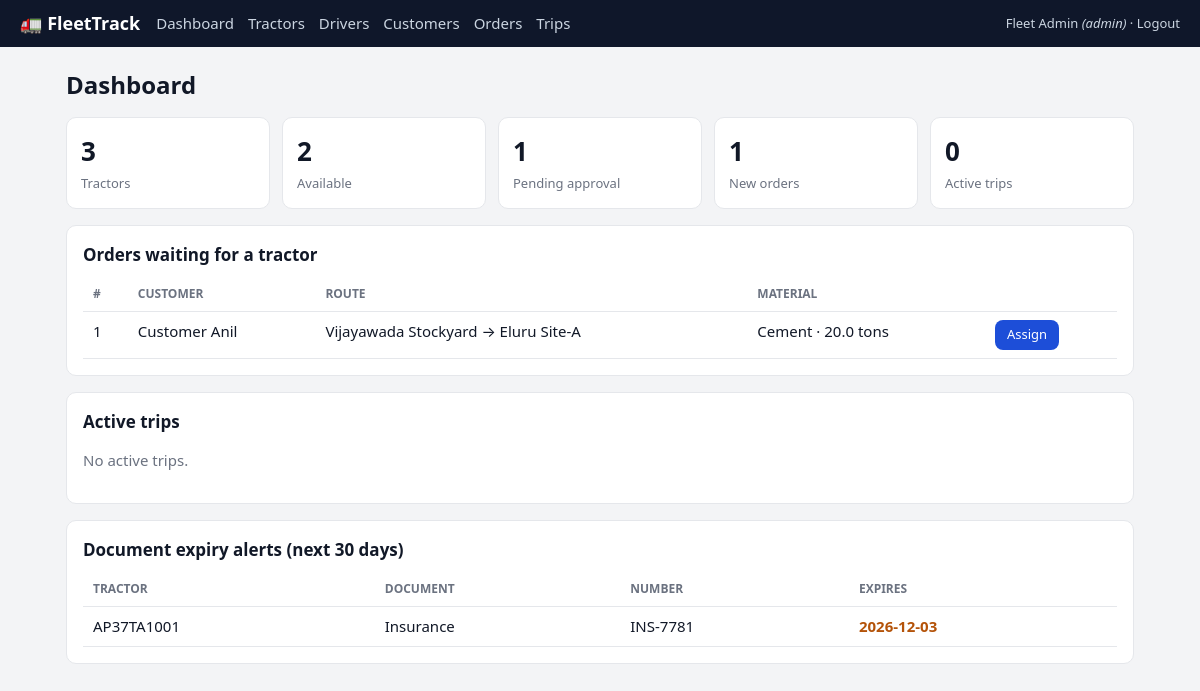
The app's page /dashboard (signed in) with its own data.
### tables this page shows
CREATE TABLE users (
  id INTEGER PRIMARY KEY AUTOINCREMENT,
  name TEXT NOT NULL,
  email TEXT NOT NULL UNIQUE,
  mobile TEXT,
  password_hash TEXT NOT NULL,
  role TEXT NOT NULL CHECK (
    role IN ('admin', 'dispatcher', 'driver', 'customer')
  ),
  active INTEGER NOT NULL DEFAULT 1,
  created_at TEXT NOT NULL DEFAULT (datetime('now'))
);

CREATE TABLE orders (
  id INTEGER PRIMARY KEY AUTOINCREMENT,
  customer_id INTEGER NOT NULL REFERENCES customers(id),
  pickup_location TEXT NOT NULL,
  pickup_lat REAL,
  pickup_lng REAL,
  drop_location TEXT NOT NULL,
  drop_lat REAL,
  drop_lng REAL,
  material TEXT NOT NULL,
  quantity REAL NOT NULL,
  unit TEXT NOT NULL DEFAULT 'tons',
  status TEXT NOT NULL DEFAULT 'New',
  created_by INTEGER REFERENCES users(id),
  created_at TEXT NOT NULL DEFAULT (datetime('now'))
);

CREATE TABLE tractor_documents (
  id INTEGER PRIMARY KEY AUTOINCREMENT,
  tractor_id INTEGER NOT NULL REFERENCES tractors(id) ON DELETE CASCADE,
  doc_type TEXT NOT NULL,
  doc_number TEXT,
  expiry_date TEXT NOT NULL,
  created_at TEXT NOT NULL DEFAULT (datetime('now'))
);

CREATE TABLE tractors (
  id INTEGER PRIMARY KEY AUTOINCREMENT,
  reg_no TEXT NOT NULL UNIQUE,
  make TEXT,
  model TEXT,
  chassis_no TEXT,
  engine_no TEXT,
  capacity_tons REAL,
  gps_device_id TEXT,
  status TEXT NOT NULL DEFAULT 'Pending' CHECK (
    status IN ('Pending', 'Available', 'On Trip', 'Inactive')
  ),
  approved_by INTEGER REFERENCES users(id),
  created_at TEXT NOT NULL DEFAULT (datetime('now'))
);

### app.py (the view)
@app.route("/dashboard")
@login_required("admin", "dispatcher")
def dashboard():
    count = lambda sql: q(sql, one=True)[0]
    stats = {
        "Tractors": count("SELECT COUNT(*) FROM tractors"),
        "Available": count("SELECT COUNT(*) FROM tractors WHERE status='Available'"),
        "Pending approval": count(
            "SELECT COUNT(*) FROM tractors WHERE status='Pending'"
        ),
        "New orders": count("SELECT COUNT(*) FROM orders WHERE status='New'"),
        "Active trips": count("SELECT COUNT(*) FROM trips WHERE status!='Closed'"),
    }
    expiring = q("""SELECT d.*, t.reg_no FROM tractor_documents d JOIN tractors t ON t.id=d.tractor_id
                    WHERE d.expiry_date <= date('now','+30 day') ORDER BY d.expiry_date""")
    active = q(TRIP_SELECT + " WHERE tr.status!='Closed' ORDER BY tr.id DESC")
    new_orders = q("""SELECT o.*, u.name AS customer_name FROM orders o
                      JOIN customers c ON c.id=o.customer_id JOIN users u ON u.id=c.user_id
                      WHERE o.status='New' ORDER BY o.id""")
    return render_template(
        "dashboard.html",
        stats=stats,
        expiring=expiring,
        active=active,
        new_orders=new_orders,
        today=date.today().isoformat(),
    )

### app.py (called while the page is built)
def get_db():
    if "db" not in g:
        g.db = sqlite3.connect(DB_PATH)
        g.db.row_factory = sqlite3.Row
        g.db.execute("PRAGMA foreign_keys = ON")
    return g.db

def q(sql, args=(), one=False):
    rows = get_db().execute(sql, args).fetchall()
    if one:
        return rows[0] if rows else None
    return rows

@app.before_request
def load_user():
    uid = session.get("user_id")
    g.user = (
        q("SELECT * FROM users WHERE id=? AND active=1", (uid,), one=True)
        if uid
        else None
    )

def login_required(*roles):
    def deco(f):
        @functools.wraps(f)
        def wrapper(*a, **kw):
            if not g.user:
                return redirect(url_for("login", next=request.path))
            if roles and g.user["role"] not in roles:
                abort(403)
            return f(*a, **kw)
        return wrapper
    return deco

### templates/dashboard.html
{% extends "base.html" %}
{% block content %}
<h1>Dashboard</h1>
<div class="stats">
  {% for k, v in stats.items() %}<div class="stat"><b>{{ v }}</b><span>{{ k }}</span></div>{% endfor %}
</div>
{% if new_orders %}
<div class="card">
  <h2>Orders waiting for a tractor</h2>
  <table>
    <tr>
      <th>#</th>
      <th>Customer</th>
      <th>Route</th>
      <th>Material</th>
      <th></th>
    </tr>
    {% for o in new_orders %}<tr>
      <td>{{ o.id }}</td>
      <td>{{ o.customer_name }}</td>
      <td>{{ o.pickup_location }} → {{ o.drop_location }}</td>
      <td>{{ o.material }} · {{ o.quantity }} {{ o.unit }}</td>
      <td><a class="btn sm" href="{{ url_for('assign', oid=o.id) }}">Assign</a></td>
    </tr>{% endfor %}
  </table>
</div>
{% endif %}
<div class="card">
  <h2>Active trips</h2>
  {% if active %}
  <table>
    <tr>
      <th>Trip</th>
      <th>Tractor</th>
      <th>Driver</th>
      <th>Customer</th>
      <th>Route</th>
      <th>Status</th>
    </tr>
    {% for t in active %}<tr>
      <td><a href="{{ url_for('trip_detail', trip_id=t.id) }}">#{{ t.id }}</a></td>
      <td>{{ t.reg_no }}</td>
      <td>{{ t.driver_name }}</td>
      <td>{{ t.customer_name }}</td>
      <td>{{ t.pickup_location }} → {{ t.drop_location }}</td>
      <td><span class="badge s-{{ t.status|replace(' ','') }}">{{ t.status }}</span></td>
    </tr>{% endfor %}
  </table>
  {% else %}<p class="muted">No active trips.</p>{% endif %}
</div>
<div class="card">
  <h2>Document expiry alerts (next 30 days)</h2>
  {% if expiring %}
  <table>
    <tr>
      <th>Tractor</th>
      <th>Document</th>
      <th>Number</th>
      <th>Expires</th>
    </tr>
    {% for d in expiring %}<tr>
      <td>{{ d.reg_no }}</td>
      <td>{{ d.doc_type }}</td>
      <td>{{ d.doc_number }}</td>
      <td class="{{ 'bad' if d.expiry_date < today else 'warn' }}">{{ d.expiry_date }}{{ ' (expired)' if d.expiry_date <
          today }}</td>
    </tr>{% endfor %}
  </table>
  {% else %}<p class="muted">Nothing expiring soon.</p>{% endif %}
</div>
{% endblock %}

### templates/base.html (shortened to what this page needs)
<!doctype html>
<html lang="en">
<head>
  <link rel="stylesheet" href="{{ url_for('static', filename='style.css') }}">
</head>
<body>
  {% if g.user %}
  <header class="nav">
    <a class="brand" href="{{ url_for('home') }}">🚛 FleetTrack</a>
    <nav>
      {% if g.user.role in ('admin','dispatcher') %}
      <a href="{{ url_for('dashboard') }}">Dashboard</a>
      <a href="{{ url_for('tractors') }}">Tractors</a>
      <a href="{{ url_for('drivers') }}">Drivers</a>
      <a href="{{ url_for('customers') }}">Customers</a>
      <a href="{{ url_for('orders') }}">Orders</a>
      <a href="{{ url_for('trips') }}">Trips</a>
      {% elif g.user.role == 'driver' %}
      <a href="{{ url_for('driver_home') }}">My trips</a>
      {% else %}
      <a href="{{ url_for('customer_home') }}">My shipments</a>
      <a href="{{ url_for('order_new') }}">New order</a>
      {% endif %}
    </nav>
    <span class="who">{{ g.user.name }} <em>({{ g.user.role }})</em> · <a
        href="{{ url_for('logout') }}">Logout</a></span>
  </header>
  {% endif %}
  <main>
    {% block content %}{% endblock %}
  </main>
</body>
</html>

### static/style.css (style rules this page uses)
:root { --bg:#f3f4f6;--card:#fff;--ink:#111827;--muted:#6b7280;--brand:#1d4ed8;--line:#e5e7eb }
* { box-sizing:border-box }
body { margin:0;font:15px/1.5 system-ui,-apple-system,Segoe UI,Roboto,sans-serif;background:var(--bg);color:var(--ink) }
a { color:var(--brand);text-decoration:none }
.nav { display:flex;flex-wrap:wrap;align-items:center;gap:16px;background:#0f172a;color:#fff;padding:10px 20px }
.nav a { color:#cbd5e1 }
.brand { font-weight:700;color:#fff!important;font-size:18px }
.nav nav { display:flex;gap:14px;flex:1;flex-wrap:wrap }
.who { font-size:13px;color:#cbd5e1 }
main { max-width:1100px;margin:20px auto;padding:0 16px }
h1 { margin:0 0 14px;font-size:24px }
h2 { margin:0 0 10px;font-size:17px }
.card { background:var(--card);border:1px solid var(--line);border-radius:10px;padding:16px;margin-bottom:16px }
table { width:100%;border-collapse:collapse }
th,td { text-align:left;padding:8px 10px;border-bottom:1px solid var(--line);vertical-align:top }
th { font-size:12px;text-transform:uppercase;color:var(--muted) }
.btn { display:inline-block;background:var(--brand);color:#fff;border:0;border-radius:8px;padding:9px 16px;font-size:14px;cursor:pointer }
.btn.sm { padding:5px 12px;font-size:13px }
.muted { color:var(--muted) }
.warn { color:#b45309;font-weight:600 }
.stats { display:grid;grid-template-columns:repeat(auto-fit,minmax(140px,1fr));gap:12px;margin-bottom:16px }
.stat { background:#fff;border:1px solid var(--line);border-radius:10px;padding:14px }
.stat b { display:block;font-size:26px }
.stat span { color:var(--muted);font-size:13px }

### records on screen
users: user.name "Fleet Admin", user.role "admin"
orders: id "1", customer_name "Customer Anil", pickup_location "Vijayawada Stockyard", drop_location "Eluru Site-A", material "Cement", quantity "20.0", unit "tons"
tractor_documents: reg_no "AP37TA1001", doc_type "Insurance", doc_number "INS-7781", expiry_date "2026-12-03"

### other values on screen
{{ v }} "3" "2" "1" "1" "0"
{{ k }} "Tractors" "Available" "Pending approval" "New orders" "Active trips"
